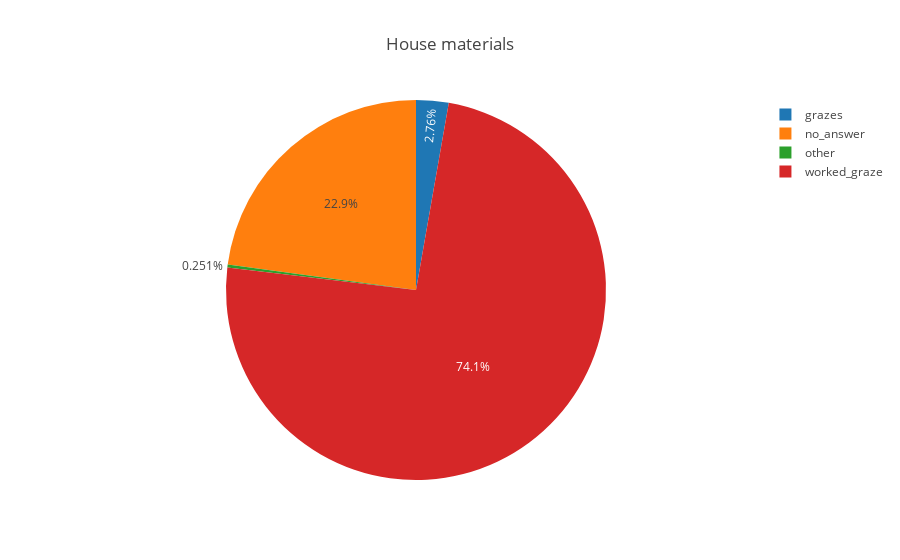
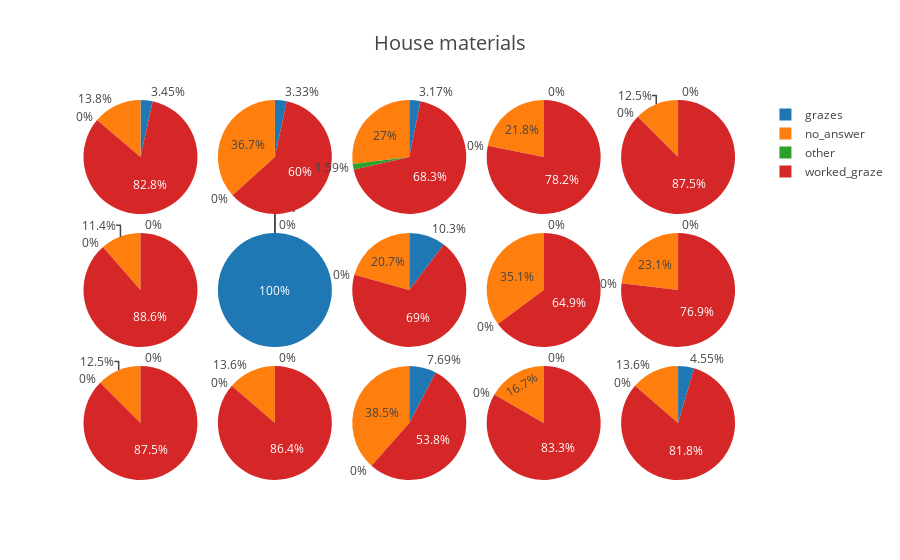

Notebook code cell kept with these figures, in order:
### Code cell
#hey = reg_survey.groupby(['village', 'house_material']).size()

#house_materials_df = pd.DataFrame(index=house_materials_index, columns=villages, data=[house_materials_general])
#print house_materials_df

house_materials_df = pd.crosstab(reg_survey.village, reg_survey.house_material)
#display(house_materials_df)
#HTML(house_materials_df.to_html())

fig_house_materials = {
    "layout": {
        "title": "House materials"
    },
    "data": [
        {

            "values": house_materials_df.sum().values,
            "labels": house_materials_df.columns.values,
            "type": "pie",
            "sort": False
        }
    ]
}

fig_house_materials2 = {
    "layout": {
        "title": {
            "font": {
                    "size": 20
            },
            "text": "House materials"
        }
    },
    "data": []
}
#print range(len(villages_dict['en'].keys())-1)
#print house_materials_df
for i in range(len(villages_dict['en'].keys())):
    x = .2*(i%5)
    y = 0.35*(i/5)
    fig_house_materials2['data'].append(
        {

            "values": house_materials_df.iloc[i-1].values,
            "labels": house_materials_df.columns.values,
             "domain": {
                "x": [x, x+.18],
                 "y": [y, y+.3]
            },
            "type": "pie",
            "sort": False
        })

iplot(fig_house_materials)
iplot(fig_house_materials2)

### Figure 1 — Plotly figure (JSON) as saved in the notebook; plotly's stock layout.template omitted (floating-point values rounded to 4 significant figures)
{"data": [{"labels": ["grazes", "no_answer", "other", "worked_graze"], "sort": false, "type": "pie", "values": [11, 91, 1, 295]}], "layout": {"title": "House materials"}}

### Figure 2 — Plotly figure (JSON) as saved in the notebook; plotly's stock layout.template omitted (floating-point values rounded to 4 significant figures)
{"data": [{"domain": {"x": [0, 0.18], "y": [0, 0.3]}, "labels": ["grazes", "no_answer", "other", "worked_graze"], "sort": false, "type": "pie", "values": [0, 3, 0, 21]}, {"domain": {"x": [0.2, 0.38], "y": [0, 0.3]}, "labels": ["grazes", "no_answer", "other", "worked_graze"], "sort": false, "type": "pie", "values": [0, 3, 0, 19]}, {"domain": {"x": [0.4, 0.58], "y": [0, 0.3]}, "labels": ["grazes", "no_answer", "other", "worked_graze"], "sort": false, "type": "pie", "values": [2, 10, 0, 14]}, {"domain": {"x": [0.6, 0.78], "y": [0, 0.3]}, "labels": ["grazes", "no_answer", "other", "worked_graze"], "sort": false, "type": "pie", "values": [0, 2, 0, 10]}, {"domain": {"x": [0.8, 0.98], "y": [0, 0.3]}, "labels": ["grazes", "no_answer", "other", "worked_graze"], "sort": false, "type": "pie", "values": [1, 3, 0, 18]}, {"domain": {"x": [0, 0.18], "y": [0.35, 0.65]}, "labels": ["grazes", "no_answer", "other", "worked_graze"], "sort": false, "type": "pie", "values": [0, 4, 0, 31]}, {"domain": {"x": [0.2, 0.38], "y": [0.35, 0.65]}, "labels": ["grazes", "no_answer", "other", "worked_graze"], "sort": false, "type": "pie", "values": [1, 0, 0, 0]}, {"domain": {"x": [0.4, 0.58], "y": [0.35, 0.65]}, "labels": ["grazes", "no_answer", "other", "worked_graze"], "sort": false, "type": "pie", "values": [3, 6, 0, 20]}, {"domain": {"x": [0.6, 0.78], "y": [0.35, 0.65]}, "labels": ["grazes", "no_answer", "other", "worked_graze"], "sort": false, "type": "pie", "values": [0, 13, 0, 24]}, {"domain": {"x": [0.8, 0.98], "y": [0.35, 0.65]}, "labels": ["grazes", "no_answer", "other", "worked_graze"], "sort": false, "type": "pie", "values": [0, 3, 0, 10]}, {"domain": {"x": [0, 0.18], "y": [0.7, 1]}, "labels": ["grazes", "no_answer", "other", "worked_graze"], "sort": false, "type": "pie", "values": [1, 4, 0, 24]}, {"domain": {"x": [0.2, 0.38], "y": [0.7, 1]}, "labels": ["grazes", "no_answer", "other", "worked_graze"], "sort": false, "type": "pie", "values": [1, 11, 0, 18]}, {"domain": {"x": [0.4, 0.58], "y": [0.7, 1]}, "labels": ["grazes", "no_answer", "other", "worked_graze"], "sort": false, "type": "pie", "values": [2, 17, 1, 43]}, {"domain": {"x": [0.6, 0.78], "y": [0.7, 1]}, "labels": ["grazes", "no_answer", "other", "worked_graze"], "sort": false, "type": "pie", "values": [0, 12, 0, 43]}, {"domain": {"x": [0.8, 0.98], "y": [0.7, 1]}, "labels": ["grazes", "no_answer", "other", "worked_graze"], "sort": false, "type": "pie", "values": [0, 3, 0, 21]}], "layout": {"title": {"font": {"size": 20}, "text": "House materials"}}}
